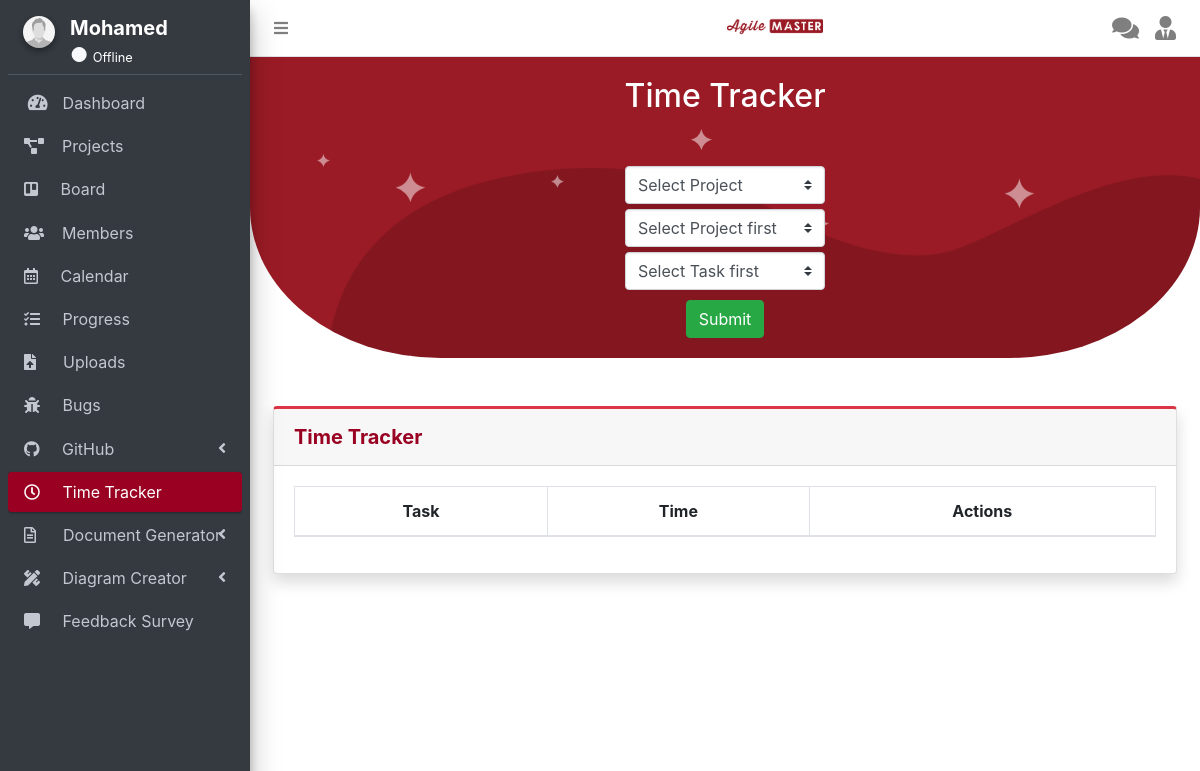
Screenshot of /timetracker/timetracker.php (signed in) with the database file from the repository.
### tables this page shows
CREATE TABLE `users` (
  `user_id` int(11) NOT NULL,
  `fname` varchar(255) NOT NULL,
  `lname` varchar(255) NOT NULL,
  `age` int(11) NOT NULL,
  `occupation` varchar(255) NOT NULL,
  `city` varchar(255) NOT NULL,
  `country` varchar(255) NOT NULL,
  `email` varchar(255) NOT NULL,
  `password` varchar(255) NOT NULL,
  `photo` varchar(255) NOT NULL,
  `unique_id` int(255) NOT NULL,
  `status` varchar(255) NOT NULL,
  `role` varchar(255) NOT NULL DEFAULT 'project member'
);

### helpers/module.php (called while the page is built, shortened)
<?php
function get_user($userId)
{
	global $conn;
	$result = mysqli_query($conn, "SELECT * FROM `users` WHERE `user_id` = '".$userId."'");
	return $result;
}
?>

### navigation/topbar_timetracker.php (the view, shortened to what this page needs)
<?php
include_once '../connection/dbconnection.php';
include_once '../helpers/module.php';
?>
	<nav class="main-header navbar navbar-expand navbar-white navbar-light"  onload="myFunction()">
		<ul class="navbar-nav">
			<li class="nav-item">
				<a class="nav-link" data-widget="pushmenu" href="#" role="button"><i class="fas fa-bars"></i></a>
			</li>
			<li class="nav-item mr-auto" style="text-align: center; margin-top: 5px;" >
				<a href="../user/dashboard.php"><img src="../resources/images/logo.png" alt="" style="max-width: 12%;margin-left: 20%;" ></a>
			</li>
		</ul>
		<ul class="navbar-nav ml-auto">
			<a class="nav-link"  href="../user/users.php">
					<i class='fas fa-comments' style="font-size: 1.5em;"></i>
			</a>
			<li class="nav-item dropdown">
				<a class="nav-link" data-toggle="dropdown" href="#">
					<i class="fas fa-user-tie fa-2x" style="font-size: 1.5em;"></i>
				</a>
                    <?php
                        $sql = mysqli_query($conn, "SELECT * FROM users WHERE user_id = {$_SESSION['user_id']}");
                      ?>
			</li>
		</ul>
	</nav>

### navigation/user/timetracker_sidebar.php (shortened to what this page needs)
<aside class="main-sidebar sidebar-dark-primary elevation-4">
	<div class="sidebar">
		<div class="user-panel mt-3 d-flex">
            <div class="col-auto ">
                <a href="profile.php" class="avatar avatar-xl rounded-circle">
                    <?php
                        $get_user = get_user($userId);
                        $row = mysqli_fetch_array($get_user);
                        echo '<img src="../upload/profile/'.$row["photo"].'" id="sideimg" class="img-circle elevation-2" alt="User Image">';
                    ?>
                </a>
            </div>
            <div class="col right ml--1 mb-1">
                <h5 class="mb-0">
                    <a href="profile.php" class="text-white"><strong> <?php echo $row["fname"]; ?></strong></a>
                </h5>
                <?php
                        if($row["status"] == "Online"){
                            echo'
                                <span class="text-success text-lg">●</span>
                                <small class="text-white">Online</small>';
                        }else{
                            echo'
                                <span class="text-light text-lg">●</span>
                                <small class="text-white">Offline</small>';
                        }
                ?>
            </div>
		</div>
		<nav class="mt-2" >
			<ul class="nav nav-pills nav-sidebar flex-column" data-widget="treeview" role="menu" data-accordion="false">
				<li class="nav-item has-treeview">
					<a href="../user/dashboard.php" class="nav-link">
						<i class="nav-icon fas fa-tachometer-alt"></i>
						<p>
							&nbsp;Dashboard
						</p>
					</a>
				</li>
				<li class="nav-item">
					<a href="../user/project.php" class="nav-link">
						<i class="fas fa-project-diagram"></i>
						<p>
							&nbsp;&nbsp;&nbsp;Projects
						</p>
					</a>
				</li>
				<li class="nav-item">
					<a href="../user/board.php" class="nav-link">
						<i class="fab fa-trello"></i>
						<p>
							&nbsp;&nbsp;&nbsp;&nbsp;Board
						</p>
					</a>
				</li>
				<li class="nav-item">
					<a href="../user/members.php" class="nav-link">
						<i class="fas fa-users"></i>
						<p>
							&nbsp;&nbsp;&nbsp;Members
						</p>
					</a>
				</li>
				<li class="nav-item">
					<a href="../calendar/index.php" class="nav-link">
						<i class="far fa-calendar-alt"></i>
						<p>
							&nbsp;&nbsp;&nbsp;&nbsp;Calendar
						</p>
					</a>
				</li>
				<li class="nav-item">
					<a href="../user/progress.php" class="nav-link">
						<i class="fas fa-tasks"></i>
						<p>
							&nbsp;&nbsp;&nbsp;&nbsp;Progress
						</p>
					</a>
				</li>
				<li class="nav-item">
					<a href="../user/upload_files.php" class="nav-link">
						<i class="fas fa-file-upload"></i>
						<p>
							&nbsp;&nbsp;&nbsp;&nbsp;&nbsp;Uploads
						</p>
					</a>
				</li>
				<li class="nav-item">
					<a href="../user/bug_report.php" class="nav-link">
						<i class="fas fa-bug"></i>
						<p>
							&nbsp;&nbsp;&nbsp;&nbsp;Bugs
						</p>
					</a>
				</li>
				<li class="nav-item has-treeview">
					<a href="#" class="nav-link">
						<i class="fab fa-github"></i>
						<p>
							&nbsp;&nbsp;&nbsp;&nbsp;GitHub
							<i class="fas fa-angle-left right"></i>
						</p>
					</a>
				</li>
				<li class="nav-item">
					<a href="../timetracker/timetracker.php" class="nav-link active">
						<i class="far fa-clock"></i>
						<p>
							&nbsp;&nbsp;&nbsp;&nbsp;Time Tracker
						</p>
					</a>
				</li>
				<li class="nav-item has-treeview">
					<a href="#" class="nav-link">
						<i class="far fa-file-alt"></i>
						<p>
							&nbsp;&nbsp;&nbsp;&nbsp;&nbsp;Document Generator
							<i class="right fas fa-angle-left"></i>
						</p>
					</a>
				</li>
				<li class="nav-item has-treeview">
					<a href="#" class="nav-link">
						<i class="fas fa-pencil-ruler"></i>
						<p>
							&nbsp;&nbsp;&nbsp;&nbsp;Diagram Creator
							<i class="right fas fa-angle-left"></i>
						</p>
					</a>
				</li>
				<li class="nav-item">
					<a href="../user/feedback.php" class="nav-link">
						<i class="fas fa-comment-alt"></i>
						<p>
							&nbsp;&nbsp;&nbsp;&nbsp;Feedback Survey
						</p>
					</a>
				</li>
				<br ><br ><br >
			</ul>
		</nav>
    </div>
</aside>

### dependencies/css/style.css (style rules this page uses)
body { font-family: "Open Sans", sans-serif; color: #444444; }
a { text-decoration: none; color: #990021; }
ul { list-style: none; margin: 0; padding: 0px; }

### navigation/user/timetracker_sidebar.php (style rules this page uses)
#sideimg { height: 4vh; width: 4vh; object-fit: cover; border-radius: 100% 100%; }
.right { margin-left: -15px; }

### rows the page displays
users: photo (picture), fname "Mohamed"
